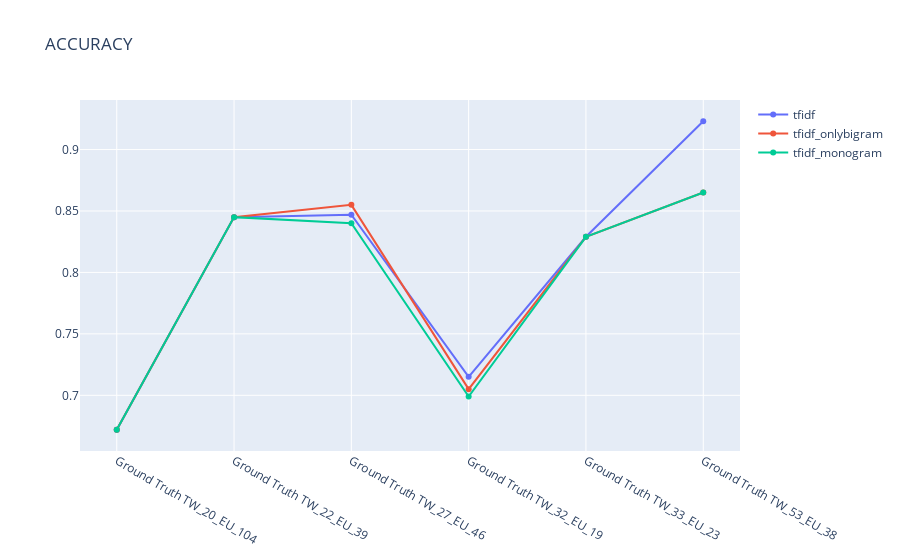

Source (notebook cell):
### Code cell
plot_report(summary_accuracy)
#plot_report(summary_positions,mode="mean_positions")

### Figure 1 — Plotly figure (JSON) as saved in the notebook; plotly's stock layout.template omitted (floating-point values rounded to 4 significant figures)
{"data": [{"name": "tfidf", "type": "scatter", "x": ["Ground Truth TW_20_EU_104", "Ground Truth TW_22_EU_39", "Ground Truth TW_27_EU_46", "Ground Truth TW_32_EU_19", "Ground Truth TW_33_EU_23", "Ground Truth TW_53_EU_38"], "y": [0.672, 0.845, 0.847, 0.715, 0.829, 0.923]}, {"name": "tfidf_onlybigram", "type": "scatter", "x": ["Ground Truth TW_20_EU_104", "Ground Truth TW_22_EU_39", "Ground Truth TW_27_EU_46", "Ground Truth TW_32_EU_19", "Ground Truth TW_33_EU_23", "Ground Truth TW_53_EU_38"], "y": [0.672, 0.845, 0.855, 0.705, 0.829, 0.865]}, {"name": "tfidf_monogram", "type": "scatter", "x": ["Ground Truth TW_20_EU_104", "Ground Truth TW_22_EU_39", "Ground Truth TW_27_EU_46", "Ground Truth TW_32_EU_19", "Ground Truth TW_33_EU_23", "Ground Truth TW_53_EU_38"], "y": [0.672, 0.845, 0.84, 0.699, 0.829, 0.865]}], "layout": {"title": {"text": "ACCURACY"}}}
